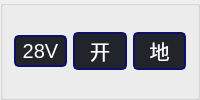
                        <widget class="QGroupBox" name="groupBox_2">
                         <property name="title">
                          <string/>
                         </property>
                         <layout class="QHBoxLayout" name="horizontalLayout_4">
                          <item>
                           <widget class="QPushButton" name="pb_auto_di_28VDIN2_1">
                            <property name="styleSheet">
                             <string notr="true">QPushButton{
color:white;
font:15pt;
background-color:rgb(33,36,43);
border:2px solid rgb(14,16,103);
padding:2px;border-radius:5px;
}


QPushButton:checked{color:red}
QPushButton:disabled{background-color:gray}
QPushButton:hover{
font-weight:bold;  
border:3px solid white;  
}</string>
                            </property>
                            <property name="text">
                             <string>28V</string>
                            </property>
                            <property name="checkable">
                             <bool>true</bool>
                            </property>
                            <property name="autoExclusive">
                             <bool>true</bool>
                            </property>
                           </widget>
                          </item>
                          <item>
                           <widget class="QPushButton" name="pb_auto_di_28VDIN2_2">
                            <property name="styleSheet">
                             <string notr="true">QPushButton{
color:white;
font:15pt;
background-color:rgb(33,36,43);
border:2px solid rgb(14,16,103);
padding:2px;border-radius:5px;
}


QPushButton:checked{color:red}
QPushButton:disabled{background-color:gray}
QPushButton:hover{
font-weight:bold;  
border:3px solid white;  
}</string>
                            </property>
                            <property name="text">
                             <string>开</string>
                            </property>
                            <property name="checkable">
                             <bool>true</bool>
                            </property>
                            <property name="autoExclusive">
                             <bool>true</bool>
                            </property>
                           </widget>
                          </item>
                          <item>
                           <widget class="QPushButton" name="pb_auto_di_28VDIN2_3">
                            <property name="styleSheet">
                             <string notr="true">QPushButton{
color:white;
font:15pt;
background-color:rgb(33,36,43);
border:2px solid rgb(14,16,103);
padding:2px;border-radius:5px;
}


QPushButton:checked{color:red}
QPushButton:disabled{background-color:gray}
QPushButton:hover{
font-weight:bold;  
border:3px solid white;  
}</string>
                            </property>
                            <property name="text">
                             <string>地</string>
                            </property>
                            <property name="checkable">
                             <bool>true</bool>
                            </property>
                            <property name="autoExclusive">
                             <bool>true</bool>
                            </property>
                           </widget>
                          </item>
                         </layout>
                        </widget>
